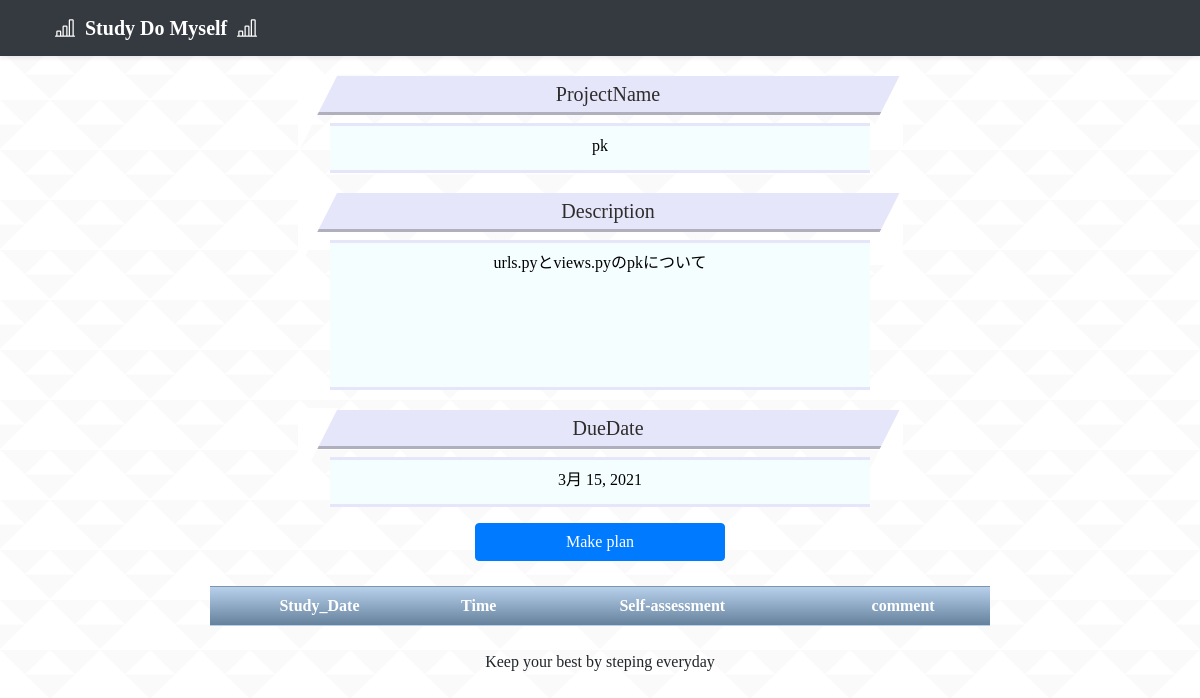
Page /project_detail/45/ on the committed database.
### studyapp/models.py (models this page shows, shortened)
class Project(models.Model):
    author = models.ForeignKey(settings.AUTH_USER_MODEL, on_delete=models.CASCADE)
    project_name = models.CharField('プロジェクト名', max_length=200, blank=False)
    description = models.TextField('目標', blank=False)
    expenses_item = models.CharField('経費項目', max_length=200, blank=True)
    expenses = models.CharField('経費', max_length=200, blank=True)
    build_date = models.DateField(verbose_name='作成日', blank=True, default=timezone.datetime.today())
    due_date = models.DateField(verbose_name='設定日', blank=True, null=True)

### studyapp/views.py (the view)
# urls.py: path('project_detail/<int:pk>/', projectdetail, name='project_detail'),
def projectdetail(request, pk):
    project = Project.objects.get(pk=pk)
    return render(request, 'project_detail.html', {'project':project, 'pk':pk})

### templates/project_detail.html (shortened to what this page needs)
{% extends 'base.html' %}
{% load static %}
{% block content %}
<!doctype html>
<html lang="ja">
<head>
  <link rel='stylesheet' href="{% static 'css/project_detail.css' %}">
</head>
<body>
  <header>
    <div class="navbar navbar-dark bg-dark shadow-sm">
      <div class="container d-flex justify-content-between">
        <a href="{% url 'mypage' %}" class="navbar-brand d-flex align-items-center">
          <strong>Study Do Myself</strong>
        </a>
      </div>
    </div>
  </header>
  <main role="main">
    <div class=contents>
      <h3 class=project_name> ProjectName </h3>
      <p class=box>{{ project.project_name }}</p>
      <h3 class=Description> Description </h3>
      <p class=descriptionbox>{{ project.description }}</p>
      <h3 class=due_date> DueDate </h3>
      <p class=box>{{ project.due_date }}</p>
      <a class="btn btn-primary" style="width:250px; margin-right:auto; margin-left:auto;" href="{% url 'setplan' pk=pk %}"
          role="button">Make plan</a>
      <table>
        <tr class='term'>
          <th> Study_Date </th>
          <th> Time </th>
          <th> Self-assessment </th>
          <th> comment </th>
        </tr>
      </table>
    </div>
  </main>
  <br>
  <footer>
    <div class="container-fluid" style="margin-right:auto; margin-left:auto; width:300px;">
      Keep your best by steping everyday
    </div>
  </footer>
</body>
</html>
{% endblock content %}

### studyapp/static/css/project_detail.css (style rules this page uses)
body { font-family: 'Comic Sans MS'; background-image: url(../img/triangle-mosaic.png); }
h3 { margin-top:20px; margin-left:auto; margin-right:auto; position: relative; padding: 5px 26px 5px 42px; width:50%; background: #e6e6fa; font-size: 20px; color: #2d2d2d; line-height: 1.3; border-bottom: solid 3px #afafbe; z-index:-2; }
h3:before { position: absolute; content: ''; left: -2px; top: -2px; width: 0; height: 0; border: none; border-left: solid 40px white; border-bottom: solid 79px transparent; z-index: -1; }
h3:after { position: absolute; content: ''; right: -3px; top: -7px; width: 0; height: 0; border: none; border-left: solid 40px transparent; border-bottom: solid 79px white; z-index: -1; }
.box { width:45%; height:50px; margin-right: auto; margin-left: auto; padding: 8px 19px; color: black; background: rgb(245, 254, 255); border-top: solid 3px #e6e6fa; border-bottom: solid 3px #e6e6fa; }
.descriptionbox { width:45%; height:150px; margin-right: auto; margin-left: auto; padding: 8px 19px; color: black; background: rgb(245, 254, 255); border-top: solid 3px #e6e6fa; border-bottom: solid 3px #e6e6fa; }
a { color :white; text-decoration: none; }
.contents { margin-left: auto; margin-right: auto; text-align: center; }
.container-fluid { text-align: center; }
footer { padding-left: auto; padding-right: auto; }
table { width: 65%; height: 40px; margin-top: 25px; border-collapse:separate; border-spacing: 0; margin-right: auto; margin-left: auto; }
tr.term { text-align: center; color:white; background: linear-gradient(#b7d1ec,#66819c); border-left: 1px solid #3c6690; border-top: 1px solid #3c6690; border-bottom: 1px solid #3c66909d; box-shadow: 0px 0.5px 0.5px rgba(255,255,255,0.3) inset; padding: 10px 0; }

### rows in the picture
Project: project_name "pk", description "urls.pyとviews.pyのpkについて", due_date "3月 15, 2021"
